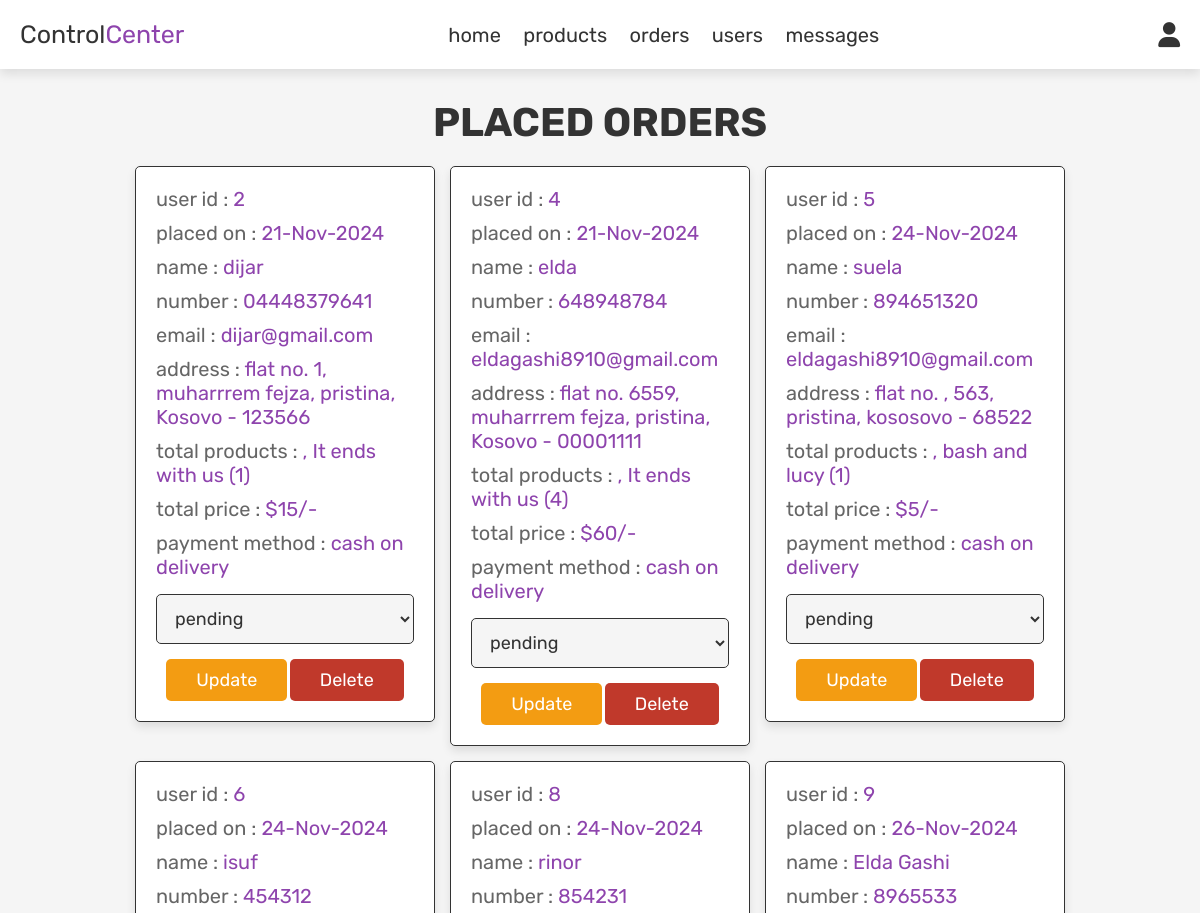
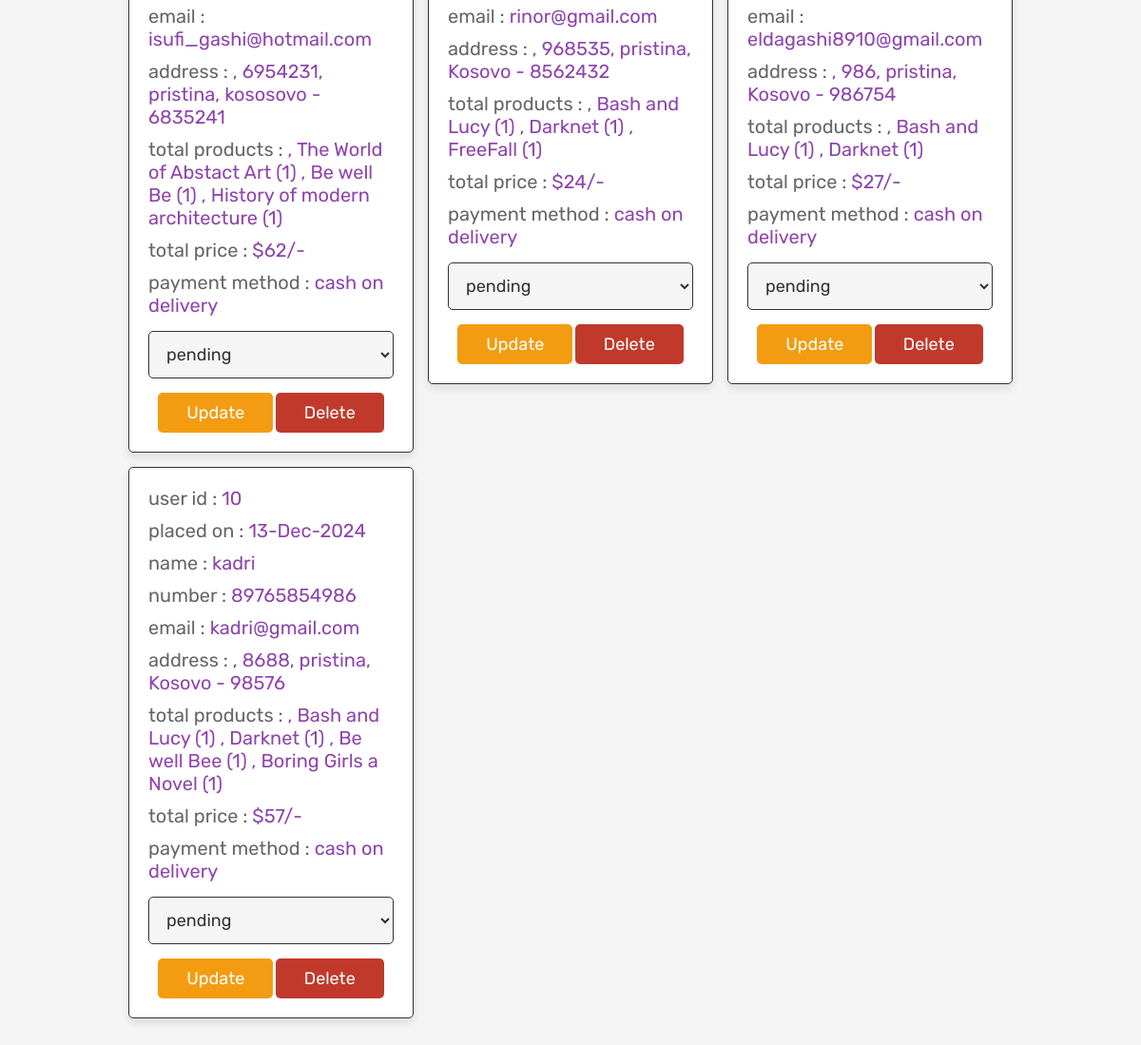
Screenshot of /admin_orders.php (signed in) with the database file from the repository (2 pictures, top to bottom).
### tables this page shows
CREATE TABLE `orders` (
  `id` int(100) NOT NULL,
  `user_id` int(100) NOT NULL,
  `name` varchar(100) NOT NULL,
  `number` varchar(12) NOT NULL,
  `email` varchar(100) NOT NULL,
  `method` varchar(50) NOT NULL,
  `address` varchar(500) NOT NULL,
  `total_products` varchar(1000) NOT NULL,
  `total_price` int(100) NOT NULL,
  `placed_on` varchar(50) NOT NULL,
  `payment_status` varchar(20) NOT NULL DEFAULT 'pending'
);

### admin_orders.php (the view, shortened to what this page needs)
<?php
include 'config.php';
?>
<!DOCTYPE html>
<html lang="en">
<head>
   <link rel="stylesheet" href="https://cdnjs.cloudflare.com/ajax/libs/font-awesome/6.0.0/css/all.min.css">
   <link rel="stylesheet" href="css/admin_style.css">
</head>
<body>
<?php include 'admin_header.php'; ?>
<section class="orders">
   <h1 class="title">placed orders</h1>
   <div class="box-container">
      <?php
      $select_orders = mysqli_query($conn, "SELECT * FROM `orders`") or die('query failed');
      if(mysqli_num_rows($select_orders) > 0){
         while($fetch_orders = mysqli_fetch_assoc($select_orders)){
      ?>
      <div class="box">
         <p> user id : <span><?php echo $fetch_orders['user_id']; ?></span> </p>
         <p> placed on : <span><?php echo $fetch_orders['placed_on']; ?></span> </p>
         <p> name : <span><?php echo $fetch_orders['name']; ?></span> </p>
         <p> number : <span><?php echo $fetch_orders['number']; ?></span> </p>
         <p> email : <span><?php echo $fetch_orders['email']; ?></span> </p>
         <p> address : <span><?php echo $fetch_orders['address']; ?></span> </p>
         <p> total products : <span><?php echo $fetch_orders['total_products']; ?></span> </p>
         <p> total price : <span>$<?php echo $fetch_orders['total_price']; ?>/-</span> </p>
         <p> payment method : <span><?php echo $fetch_orders['method']; ?></span> </p>
         <form action="" method="post">
            <select name="update_payment">
               <option value="" selected disabled><?php echo $fetch_orders['payment_status']; ?></option>
            </select>
            <input type="submit" value="update" name="update_order" class="option-btn">
            <a href="admin_orders.php?delete=<?php echo $fetch_orders['id']; ?>" onclick="return confirm('delete this order?');" class="delete-btn">delete</a>
         </form>
      </div>
      <?php
         }
      }else{
         echo '<p class="empty">no orders placed yet!</p>';
      }
      ?>
   </div>
</section>
</body>
</html>

### css/admin_style.css (style rules this page uses)
:root { --purple:#8e44ad; --red:#c0392b; --orange:#f39c12; --black:#333; --white:#fff; --light-color:#666; --light-white:#ccc; --light-bg:#f5f5f5; --border:.1rem solid var(--black); --box-shadow:0 .5rem 1rem rgba(0,0,0,.1); }
* { font-family: 'Rubik', sans-serif; margin:0; padding:0; box-sizing: border-box; outline: none; border:none; text-decoration: none; transition:all .2s linear; }
html { font-size: 62.5%; overflow-x: hidden; }
body { background-color: var(--light-bg); }
section { padding:3rem 2rem; }
.title { text-align: center; margin-bottom: 2rem; text-transform: uppercase; color:var(--black); font-size: 4rem; }
.btn, .option-btn, .delete-btn, .white-btn { display: inline-block; margin-top: 1rem; padding:1rem 3rem; cursor: pointer; color:var(--white); font-size: 1.8rem; border-radius: .5rem; text-transform: capitalize; }
.option-btn { background-color: var(--orange); }
.delete-btn { background-color: var(--red); }
.orders .box-container { display: grid; grid-template-columns: repeat(auto-fit, 30rem); justify-content: center; gap:1.5rem; max-width: 1200px; margin:0 auto; align-items: flex-start; }
.orders .box-container .box { background-color: var(--white); padding:2rem; border:var(--border); box-shadow: var(--box-shadow); border-radius: .5rem; }
.orders .box-container .box p { padding-bottom: 1rem; font-size: 2rem; color:var(--light-color); }
.orders .box-container .box p span { color:var(--purple); }
.orders .box-container .box form { text-align: center; }
.orders .box-container .box form select { border-radius: .5rem; margin:.5rem 0; width: 100%; background-color: var(--light-bg); border:var(--border); padding:1.2rem 1.4rem; font-size: 1.8rem; color:var(--black); }

### rows the page displays
orders: user "2", placed_on "21-Nov-2024", name "dijar", number "04448379641", email "dijar@gmail.com", address "flat no. 1, muharrrem fejza, pristina, Kosovo - 123566", total_products ", It ends with us (1)", total_price "15", method "cash on delivery", update_payment "pending"
orders: user "4", placed_on "21-Nov-2024", name "elda", number "648948784", email "eldagashi8910@gmail.com", address "flat no. 6559, muharrrem fejza, pristina, Kosovo - 00001111", total_products ", It ends with us (4)", total_price "60", method "cash on delivery", update_payment "pending"
orders: user "5", placed_on "24-Nov-2024", name "suela", number "894651320", email "eldagashi8910@gmail.com", address "flat no. , 563, pristina, kososovo - 68522", total_products ", bash and lucy (1)", total_price "5", method "cash on delivery", update_payment "pending"
orders: user "6", placed_on "24-Nov-2024", name "isuf", number "454312", email "isufi_gashi@hotmail.com", address ", 6954231, pristina, kososovo - 6835241", total_products ", The World of Abstact Art (1) , Be well Be (1) , History of modern architecture (1)", total_price "62", method "cash on delivery", update_payment "pending"
orders: user "8", placed_on "24-Nov-2024", name "rinor", number "854231", email "rinor@gmail.com", address ", 968535, pristina, Kosovo - 8562432", total_products ", Bash and Lucy (1) , Darknet (1) , FreeFall (1)", total_price "24", method "cash on delivery", update_payment "pending"
orders: user "9", placed_on "26-Nov-2024", name "Elda Gashi", number "8965533", email "eldagashi8910@gmail.com", address ", 986, pristina, Kosovo - 986754", total_products ", Bash and Lucy (1) , Darknet (1)", total_price "27", method "cash on delivery", update_payment "pending"
orders: user "10", placed_on "13-Dec-2024", name "kadri", number "89765854986", email "kadri@gmail.com", address ", 8688, pristina, Kosovo - 98576", total_products ", Bash and Lucy (1) , Darknet (1) , Be well Bee (1) , Boring Girls a Novel (1)", total_price "57", method "cash on delivery", update_payment "pending"
